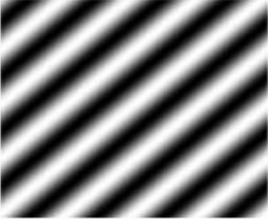
%> input picture DSAA/Assigment2/Assignment2/q4/Img2a.png, 268 x 219 px
$ octave --eval "result = fourier_transform(imread('Img2a.png'));"   (GNU Octave 9; MATLAB toolbox functions it lacks are replaced by stand-ins)
%> lines starting %> are read from the running program, lines starting %| are printed output that depends on the picture
function [f] = fourier_transform(img)
    f = fft2(img);
    f = fftshift(f);
    f = abs(f);
    f = log(f+1);
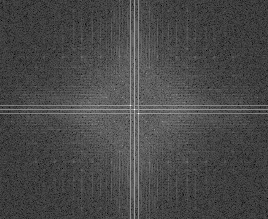
%> f: size 219x268x3 double; min 0.383, max 15.83, mean 4.82; drawn with min black and max white
    f = mat2gray(f);
    imshowpair(img,f,'montage');
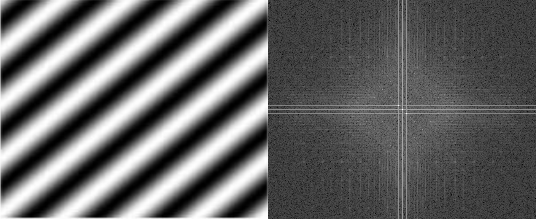
%> displayed picture: size 219x536x3, on the screen's scale of 0 to 255; min 0, max 255, mean 100.4

end

$ run again, on DSAA/Assigment2/Assignment2/q4/Img2b.png
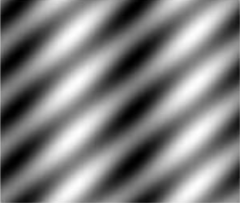
%> input picture DSAA/Assigment2/Assignment2/q4/Img2b.png, 240 x 203 px
%> in fourier_transform, `f = log(f+1);`:
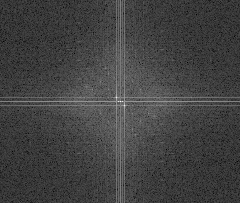
%> f: size 203x240x3 double; min 0.725, max 15.63, mean 4.61; drawn with min black and max white
%> in fourier_transform, `imshowpair(img,f,'montage');`:
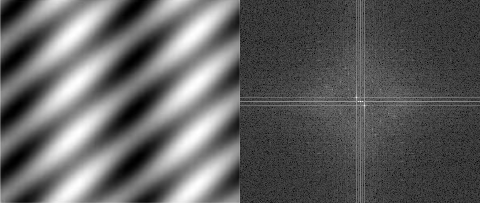
%> displayed picture: size 203x480x3, on the screen's scale of 0 to 255; min 0, max 255, mean 96.7
